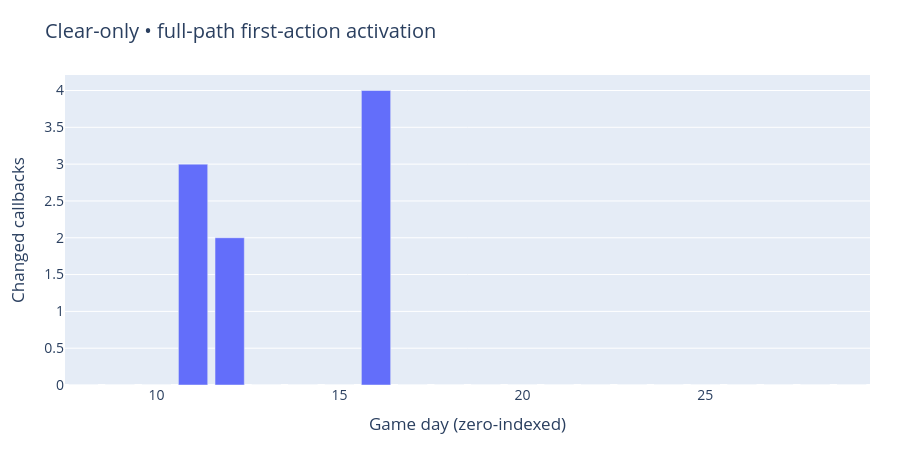
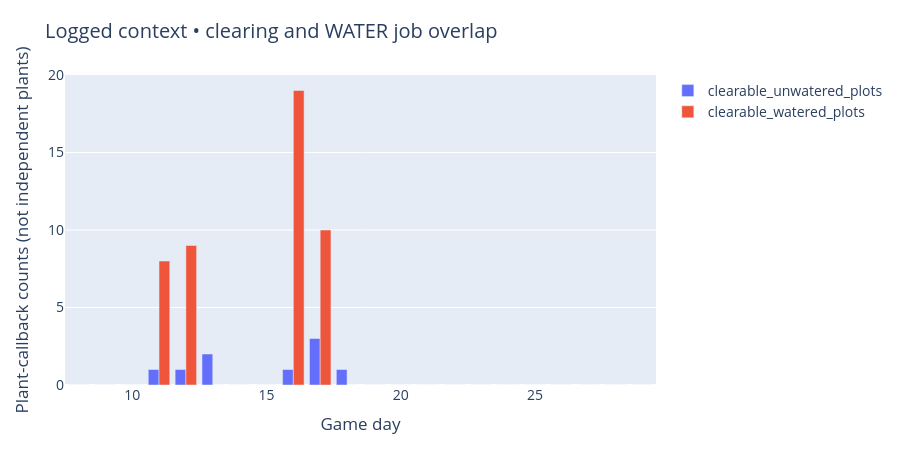
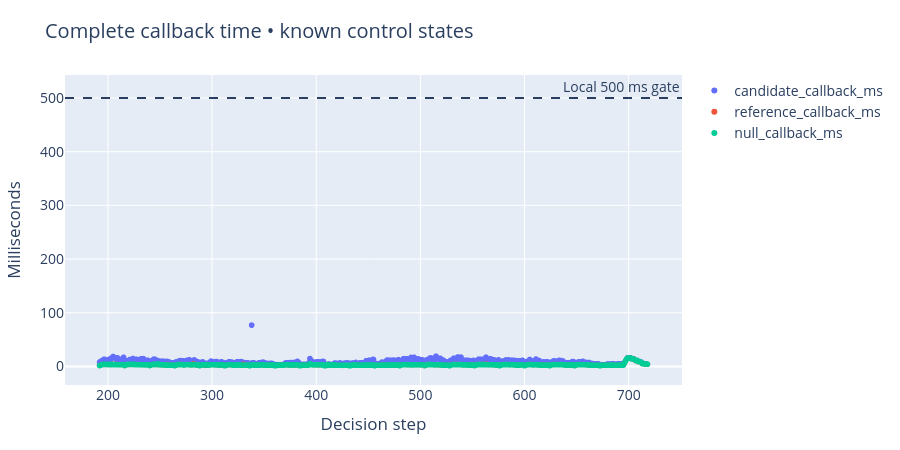

The notebook cell saved with these charts, in order:
### Markdown cell above
## 3 · Activation and competing tasks

The WATER expression in the new policy is unchanged. Counts of available WATER/clearing jobs explain the decision context; they are not independent observations of feature importance. The 500 ms line is a local gate, not a certification of all possible Kaggle states.

### Code cell
for fig in all_figures(BASE)[2:5]:
    fig.show()

### Figure 1 — Plotly figure (JSON) as saved in the notebook; plotly's stock layout.template omitted (floating-point values rounded to 4 significant figures)
{"data": [{"customdata": [[24], [24], [24], [24], [24], [24], [24], [24], [24], [24], [24], [24], [24], [24], [24], [24], [24], [24], [24], [24], [24], [23]], "hovertemplate": "day=%{x}<br>changes=%{y}<br>observations=%{customdata[0]}<extra></extra>", "legendgroup": "", "marker": {"color": "#636efa", "pattern": {"shape": ""}}, "name": "", "orientation": "v", "showlegend": false, "textposition": "auto", "type": "bar", "x": [8, 9, 10, 11, 12, 13, 14, 15, 16, 17, 18, 19, 20, 21, 22, 23, 24, 25, 26, 27, 28, 29], "xaxis": "x", "y": [0, 0, 0, 3, 2, 0, 0, 0, 4, 0, 0, 0, 0, 0, 0, 0, 0, 0, 0, 0, 0, 0], "yaxis": "y"}], "layout": {"barmode": "relative", "font": {"size": 14}, "height": 450, "hovermode": "closest", "legend": {"title": {"text": ""}, "tracegroupgap": 0}, "margin": {"b": 65, "l": 65, "r": 30, "t": 75}, "title": {"text": "Clear-only • full-path first-action activation"}, "xaxis": {"anchor": "y", "domain": [0, 1], "title": {"text": "Game day (zero-indexed)"}}, "yaxis": {"anchor": "x", "domain": [0, 1], "title": {"text": "Changed callbacks"}}}}

### Figure 2 — Plotly figure (JSON) as saved in the notebook; plotly's stock layout.template omitted (floating-point values rounded to 4 significant figures)
{"data": [{"alignmentgroup": "True", "hovertemplate": "condition=clearable_unwatered_plots<br>day=%{x}<br>plant_callbacks=%{y}<extra></extra>", "legendgroup": "clearable_unwatered_plots", "marker": {"color": "#636efa", "pattern": {"shape": ""}}, "name": "clearable_unwatered_plots", "offsetgroup": "clearable_unwatered_plots", "orientation": "v", "showlegend": true, "textposition": "auto", "type": "bar", "x": [8, 9, 10, 11, 12, 13, 14, 15, 16, 17, 18, 19, 20, 21, 22, 23, 24, 25, 26, 27, 28, 29], "xaxis": "x", "y": [0.0, 0.0, 0.0, 1.0, 1.0, 2.0, 0.0, 0.0, 1.0, 3.0, 1.0, 0.0, 0.0, 0.0, 0.0, 0.0, 0.0, 0.0, 0.0, 0.0, 0.0, 0.0], "yaxis": "y"}, {"alignmentgroup": "True", "hovertemplate": "condition=clearable_watered_plots<br>day=%{x}<br>plant_callbacks=%{y}<extra></extra>", "legendgroup": "clearable_watered_plots", "marker": {"color": "#EF553B", "pattern": {"shape": ""}}, "name": "clearable_watered_plots", "offsetgroup": "clearable_watered_plots", "orientation": "v", "showlegend": true, "textposition": "auto", "type": "bar", "x": [8, 9, 10, 11, 12, 13, 14, 15, 16, 17, 18, 19, 20, 21, 22, 23, 24, 25, 26, 27, 28, 29], "xaxis": "x", "y": [0.0, 0.0, 0.0, 8.0, 9.0, 0.0, 0.0, 0.0, 19.0, 10.0, 0.0, 0.0, 0.0, 0.0, 0.0, 0.0, 0.0, 0.0, 0.0, 0.0, 0.0, 0.0], "yaxis": "y"}], "layout": {"barmode": "group", "font": {"size": 14}, "height": 450, "hovermode": "closest", "legend": {"title": {"text": ""}, "tracegroupgap": 0}, "margin": {"b": 65, "l": 65, "r": 30, "t": 75}, "title": {"text": "Logged context • clearing and WATER job overlap"}, "xaxis": {"anchor": "y", "domain": [0, 1], "title": {"text": "Game day"}}, "yaxis": {"anchor": "x", "domain": [0, 1], "title": {"text": "Plant-callback counts (not independent plants)"}}}}

### Figure 3 — Plotly figure (JSON) as saved in the notebook; plotly's stock layout.template omitted (floating-point values rounded to 4 significant figures; data arrays with more than 128 entries replaced by an {"elided": "..."} marker saying what was removed)
{"data": [{"hovertemplate": "callback=candidate_callback_ms<br>step=%{x}<br>milliseconds=%{y}<extra></extra>", "legendgroup": "candidate_callback_ms", "marker": {"color": "#636efa", "symbol": "circle"}, "mode": "markers", "name": "candidate_callback_ms", "showlegend": true, "type": "scattergl", "x": {"elided": "527 int values"}, "xaxis": "x", "y": {"elided": "527 float values"}, "yaxis": "y"}, {"hovertemplate": "callback=reference_callback_ms<br>step=%{x}<br>milliseconds=%{y}<extra></extra>", "legendgroup": "reference_callback_ms", "marker": {"color": "#EF553B", "symbol": "circle"}, "mode": "markers", "name": "reference_callback_ms", "showlegend": true, "type": "scattergl", "x": {"elided": "527 int values"}, "xaxis": "x", "y": {"elided": "527 float values"}, "yaxis": "y"}, {"hovertemplate": "callback=null_callback_ms<br>step=%{x}<br>milliseconds=%{y}<extra></extra>", "legendgroup": "null_callback_ms", "marker": {"color": "#00cc96", "symbol": "circle"}, "mode": "markers", "name": "null_callback_ms", "showlegend": true, "type": "scattergl", "x": {"elided": "527 int values"}, "xaxis": "x", "y": {"elided": "527 float values"}, "yaxis": "y"}], "layout": {"annotations": [{"showarrow": false, "text": "Local 500 ms gate", "x": 1, "xanchor": "right", "xref": "x domain", "y": 500, "yanchor": "bottom", "yref": "y"}], "font": {"size": 14}, "height": 450, "hovermode": "closest", "legend": {"title": {"text": ""}, "tracegroupgap": 0}, "margin": {"b": 65, "l": 65, "r": 30, "t": 75}, "shapes": [{"line": {"dash": "dash"}, "type": "line", "x0": 0, "x1": 1, "xref": "x domain", "y0": 500, "y1": 500, "yref": "y"}], "title": {"text": "Complete callback time • known control states"}, "xaxis": {"anchor": "y", "domain": [0, 1], "title": {"text": "Decision step"}}, "yaxis": {"anchor": "x", "domain": [0, 1], "title": {"text": "Milliseconds"}}}}
